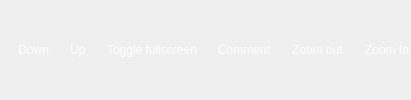
      <widget class="QWidget" name="Reading">
       <property name="styleSheet">
        <string notr="true">QLabel {
    color: white;
}</string>
       </property>
       <layout class="QGridLayout" name="gridLayout_3">
        <property name="leftMargin">
         <number>0</number>
        </property>
        <property name="topMargin">
         <number>0</number>
        </property>
        <property name="rightMargin">
         <number>0</number>
        </property>
        <property name="bottomMargin">
         <number>0</number>
        </property>
        <property name="spacing">
         <number>0</number>
        </property>
        <item row="0" column="0" alignment="Qt::AlignHCenter">
         <widget class="QFrame" name="Reading_Frame">
          <property name="sizePolicy">
           <sizepolicy hsizetype="Preferred" vsizetype="Fixed">
            <horstretch>0</horstretch>
            <verstretch>0</verstretch>
           </sizepolicy>
          </property>
          <property name="styleSheet">
           <string notr="true">QFrame { border: none; }
</string>
          </property>
          <property name="frameShape">
           <enum>QFrame::StyledPanel</enum>
          </property>
          <property name="frameShadow">
           <enum>QFrame::Raised</enum>
          </property>
          <layout class="QHBoxLayout" name="horizontalLayout_47">
           <property name="spacing">
            <number>6</number>
           </property>
           <property name="leftMargin">
            <number>0</number>
           </property>
           <property name="topMargin">
            <number>0</number>
           </property>
           <property name="rightMargin">
            <number>0</number>
           </property>
           <property name="bottomMargin">
            <number>0</number>
           </property>
           <item alignment="Qt::AlignVCenter">
            <widget class="QFrame" name="DownFrame">
             <property name="sizePolicy">
              <sizepolicy hsizetype="Expanding" vsizetype="Fixed">
               <horstretch>0</horstretch>
               <verstretch>0</verstretch>
              </sizepolicy>
             </property>
             <property name="frameShape">
              <enum>QFrame::StyledPanel</enum>
             </property>
             <property name="frameShadow">
              <enum>QFrame::Raised</enum>
             </property>
             <layout class="QHBoxLayout" name="horizontalLayout_15">
              <property name="spacing">
               <number>4</number>
              </property>
              <property name="leftMargin">
               <number>0</number>
              </property>
              <property name="topMargin">
               <number>0</number>
              </property>
              <property name="rightMargin">
               <number>0</number>
              </property>
              <property name="bottomMargin">
               <number>0</number>
              </property>
              <item>
               <widget class="QFrame" name="Down">
                <property name="sizePolicy">
                 <sizepolicy hsizetype="Fixed" vsizetype="Fixed">
                  <horstretch>0</horstretch>
                  <verstretch>0</verstretch>
                 </sizepolicy>
                </property>
                <property name="frameShape">
                 <enum>QFrame::StyledPanel</enum>
                </property>
                <property name="frameShadow">
                 <enum>QFrame::Raised</enum>
                </property>
                <layout class="QHBoxLayout" name="horizontalLayout_10">
                 <property name="spacing">
                  <number>6</number>
                 </property>
                 <property name="leftMargin">
                  <number>2</number>
                 </property>
                 <property name="topMargin">
                  <number>0</number>
                 </property>
                 <property name="rightMargin">
                  <number>2</number>
                 </property>
                 <property name="bottomMargin">
                  <number>0</number>
                 </property>
                 <item>
                  <widget class="QLabel" name="Icon_6">
                   <property name="maximumSize">
                    <size>
                     <width>25</width>
                     <height>25</height>
                    </size>
                   </property>
                   <property name="text">
                    <string/>
                   </property>
                   <property name="pixmap">
                    <pixmap resource="Tray.qrc">:/TrayIcon/SystemTray/4.png</pixmap>
                   </property>
                   <property name="scaledContents">
                    <bool>true</bool>
                   </property>
                  </widget>
                 </item>
                 <item>
                  <widget class="QLabel" name="Text_6">
                   <property name="sizePolicy">
                    <sizepolicy hsizetype="Fixed" vsizetype="Fixed">
                     <horstretch>0</horstretch>
                     <verstretch>0</verstretch>
                    </sizepolicy>
                   </property>
                   <property name="text">
                    <string> Down</string>
                   </property>
                   <property name="wordWrap">
                    <bool>true</bool>
                   </property>
                  </widget>
                 </item>
                </layout>
               </widget>
              </item>
              <item>
               <widget class="QFrame" name="Up">
                <property name="sizePolicy">
                 <sizepolicy hsizetype="Fixed" vsizetype="Fixed">
                  <horstretch>0</horstretch>
                  <verstretch>0</verstretch>
                 </sizepolicy>
                </property>
                <property name="font">
                 <font>
                  <kerning>true</kerning>
                 </font>
                </property>
                <property name="frameShape">
                 <enum>QFrame::StyledPanel</enum>
                </property>
                <property name="frameShadow">
                 <enum>QFrame::Raised</enum>
                </property>
                <layout class="QHBoxLayout" name="horizontalLayout">
                 <property name="spacing">
                  <number>6</number>
                 </property>
                 <property name="leftMargin">
                  <number>2</number>
                 </property>
                 <property name="topMargin">
                  <number>0</number>
                 </property>
                 <property name="rightMargin">
                  <number>2</number>
                 </property>
                 <property name="bottomMargin">
                  <number>0</number>
                 </property>
                 <item>
                  <widget class="QLabel" name="Icon_8">
                   <property name="sizePolicy">
                    <sizepolicy hsizetype="Fixed" vsizetype="Preferred">
                     <horstretch>0</horstretch>
                     <verstretch>0</verstretch>
                    </sizepolicy>
                   </property>
                   <property name="minimumSize">
                    <size>
                     <width>0</width>
                     <height>0</height>
                    </size>
                   </property>
                   <property name="maximumSize">
                    <size>
                     <width>25</width>
                     <height>25</height>
                    </size>
                   </property>
                   <property name="text">
                    <string/>
                   </property>
                   <property name="pixmap">
                    <pixmap resource="Tray.qrc">:/TrayIcon/SystemTray/0.png</pixmap>
                   </property>
                   <property name="scaledContents">
                    <bool>true</bool>
                   </property>
                  </widget>
                 </item>
                 <item>
                  <widget class="QLabel" name="Text_8">
                   <property name="sizePolicy">
                    <sizepolicy hsizetype="Fixed" vsizetype="Fixed">
                     <horstretch>0</horstretch>
                     <verstretch>0</verstretch>
                    </sizepolicy>
                   </property>
                   <property name="text">
                    <string>Up</string>
                   </property>
                  </widget>
                 </item>
                </layout>
               </widget>
              </item>
              <item>
               <widget class="QFrame" name="FullScreen">
                <property name="sizePolicy">
                 <sizepolicy hsizetype="Fixed" vsizetype="Fixed">
                  <horstretch>0</horstretch>
                  <verstretch>0</verstretch>
                 </sizepolicy>
                </property>
                <property name="frameShape">
                 <enum>QFrame::StyledPanel</enum>
                </property>
                <property name="frameShadow">
                 <enum>QFrame::Raised</enum>
                </property>
                <layout class="QHBoxLayout" name="horizontalLayout_12">
                 <property name="spacing">
                  <number>6</number>
                 </property>
                 <property name="leftMargin">
                  <number>2</number>
                 </property>
                 <property name="topMargin">
                  <number>0</number>
                 </property>
                 <property name="rightMargin">
                  <number>2</number>
                 </property>
                 <property name="bottomMargin">
                  <number>0</number>
                 </property>
                 <item>
                  <widget class="QLabel" name="Icon_7">
                   <property name="maximumSize">
                    <size>
                     <width>25</width>
                     <height>25</height>
                    </size>
                   </property>
                   <property name="text">
                    <string/>
                   </property>
                   <property name="pixmap">
                    <pixmap resource="Tray.qrc">:/TrayIcon/SystemTray/5.1.png</pixmap>
                   </property>
                   <property name="scaledContents">
                    <bool>true</bool>
                   </property>
                  </widget>
                 </item>
                 <item>
                  <widget class="QLabel" name="Text_7">
                   <property name="sizePolicy">
                    <sizepolicy hsizetype="Fixed" vsizetype="Fixed">
                     <horstretch>0</horstretch>
                     <verstretch>0</verstretch>
                    </sizepolicy>
                   </property>
                   <property name="text">
                    <string>Toggle fullscreen</string>
                   </property>
                   <property name="wordWrap">
                    <bool>true</bool>
                   </property>
                  </widget>
                 </item>
                </layout>
               </widget>
              </item>
              <item>
               <widget class="QFrame" name="Comment">
                <property name="sizePolicy">
                 <sizepolicy hsizetype="Fixed" vsizetype="Fixed">
                  <horstretch>0</horstretch>
                  <verstretch>0</verstretch>
                 </sizepolicy>
                </property>
                <property name="frameShape">
                 <enum>QFrame::StyledPanel</enum>
                </property>
                <property name="frameShadow">
                 <enum>QFrame::Raised</enum>
                </property>
                <layout class="QHBoxLayout" name="horizontalLayout_9">
                 <property name="spacing">
                  <number>6</number>
                 </property>
                 <property name="sizeConstraint">
                  <enum>QLayout::SetDefaultConstraint</enum>
                 </property>
                 <property name="leftMargin">
                  <number>2</number>
                 </property>
                 <property name="topMargin">
                  <number>0</number>
                 </property>
                 <property name="rightMargin">
                  <number>2</number>
                 </property>
                 <property name="bottomMargin">
                  <number>0</number>
                 </property>
                 <item alignment="Qt::AlignHCenter|Qt::AlignVCenter">
                  <widget class="QLabel" name="Icon_5">
                   <property name="sizePolicy">
                    <sizepolicy hsizetype="Fixed" vsizetype="Fixed">
                     <horstretch>0</horstretch>
                     <verstretch>0</verstretch>
                    </sizepolicy>
                   </property>
                   <property name="maximumSize">
                    <size>
                     <width>25</width>
                     <height>25</height>
                    </size>
                   </property>
                   <property name="text">
                    <string/>
                   </property>
                   <property name="pixmap">
                    <pixmap resource="Tray.qrc">:/TrayIcon/SystemTray/7.png</pixmap>
                   </property>
                   <property name="scaledContents">
                    <bool>true</bool>
                   </property>
                  </widget>
                 </item>
                 <item>
                  <widget class="QLabel" name="Text_5">
                   <property name="text">
                    <string>Comment</string>
                   </property>
                   <property name="wordWrap">
                    <bool>true</bool>
                   </property>
                  </widget>
                 </item>
                </layout>
               </widget>
              </item>
              <item>
               <widget class="QFrame" name="Zoom_out">
                <property name="sizePolicy">
                 <sizepolicy hsizetype="Fixed" vsizetype="Fixed">
                  <horstretch>0</horstretch>
                  <verstretch>0</verstretch>
                 </sizepolicy>
                </property>
                <property name="frameShape">
                 <enum>QFrame::StyledPanel</enum>
                </property>
                <property name="frameShadow">
                 <enum>QFrame::Raised</enum>
                </property>
                <layout class="QHBoxLayout" name="horizontalLayout_14">
                 <property name="spacing">
                  <number>6</number>
                 </property>
                 <property name="leftMargin">
                  <number>2</number>
                 </property>
                 <property name="topMargin">
                  <number>0</number>
                 </property>
                 <property name="rightMargin">
                  <number>2</number>
                 </property>
                 <property name="bottomMargin">
                  <number>0</number>
                 </property>
                 <item>
                  <widget class="QLabel" name="Icon_10">
                   <property name="maximumSize">
                    <size>
                     <width>25</width>
                     <height>25</height>
                    </size>
                   </property>
                   <property name="text">
                    <string/>
                   </property>
                   <property name="pixmap">
                    <pixmap resource="Tray.qrc">:/TrayIcon/SystemTray/2.png</pixmap>
                   </property>
                   <property name="scaledContents">
                    <bool>true</bool>
                   </property>
                  </widget>
                 </item>
                 <item>
                  <widget class="QLabel" name="Text_10">
                   <property name="sizePolicy">
                    <sizepolicy hsizetype="Fixed" vsizetype="Fixed">
                     <horstretch>0</horstretch>
                     <verstretch>0</verstretch>
                    </sizepolicy>
                   </property>
                   <property name="text">
                    <string>Zoom out</string>
                   </property>
                   <property name="textFormat">
                    <enum>Qt::PlainText</enum>
                   </property>
                   <property name="scaledContents">
                    <bool>false</bool>
                   </property>
                   <property name="wordWrap">
                    <bool>true</bool>
                   </property>
                  </widget>
                 </item>
                </layout>
               </widget>
              </item>
              <item>
               <widget class="QFrame" name="Zoom_In">
                <property name="sizePolicy">
                 <sizepolicy hsizetype="Fixed" vsizetype="Fixed">
                  <horstretch>0</horstretch>
                  <verstretch>0</verstretch>
                 </sizepolicy>
                </property>
                <property name="frameShape">
                 <enum>QFrame::StyledPanel</enum>
                </property>
                <property name="frameShadow">
                 <enum>QFrame::Raised</enum>
                </property>
                <layout class="QHBoxLayout" name="horizontalLayout_13">
                 <property name="spacing">
                  <number>6</number>
                 </property>
                 <property name="leftMargin">
                  <number>2</number>
                 </property>
                 <property name="topMargin">
                  <number>0</number>
                 </property>
                 <property name="rightMargin">
                  <number>2</number>
                 </property>
                 <property name="bottomMargin">
                  <number>0</number>
                 </property>
                 <item>
                  <widget class="QLabel" name="Icon_9">
                   <property name="maximumSize">
                    <size>
                     <width>25</width>
                     <height>25</height>
                    </size>
                   </property>
                   <property name="text">
                    <string/>
                   </property>
                   <property name="pixmap">
                    <pixmap resource="Tray.qrc">:/TrayIcon/SystemTray/3.png</pixmap>
                   </property>
                   <property name="scaledContents">
                    <bool>true</bool>
                   </property>
                  </widget>
                 </item>
                 <item>
                  <widget class="QLabel" name="Text_9">
                   <property name="sizePolicy">
                    <sizepolicy hsizetype="Fixed" vsizetype="Fixed">
                     <horstretch>0</horstretch>
                     <verstretch>0</verstretch>
                    </sizepolicy>
                   </property>
                   <property name="text">
                    <string>Zoom In</string>
                   </property>
                   <property name="wordWrap">
                    <bool>true</bool>
                   </property>
                  </widget>
                 </item>
                </layout>
               </widget>
              </item>
             </layout>
            </widget>
           </item>
          </layout>
         </widget>
        </item>
       </layout>
      </widget>
